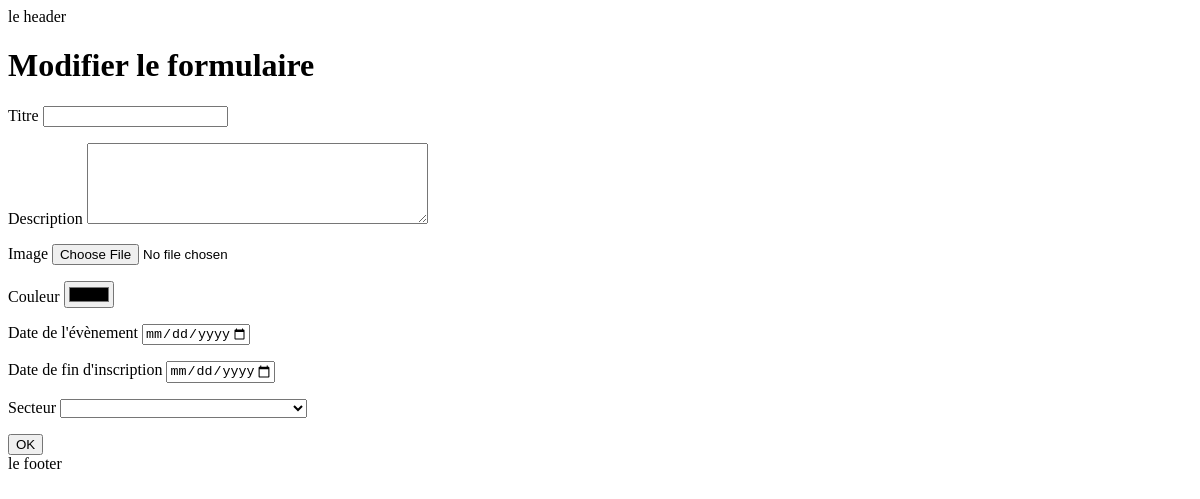
/GestionFormulaire/modifierFormulaire.php?id=1, run on an earlier commit of the app's database.
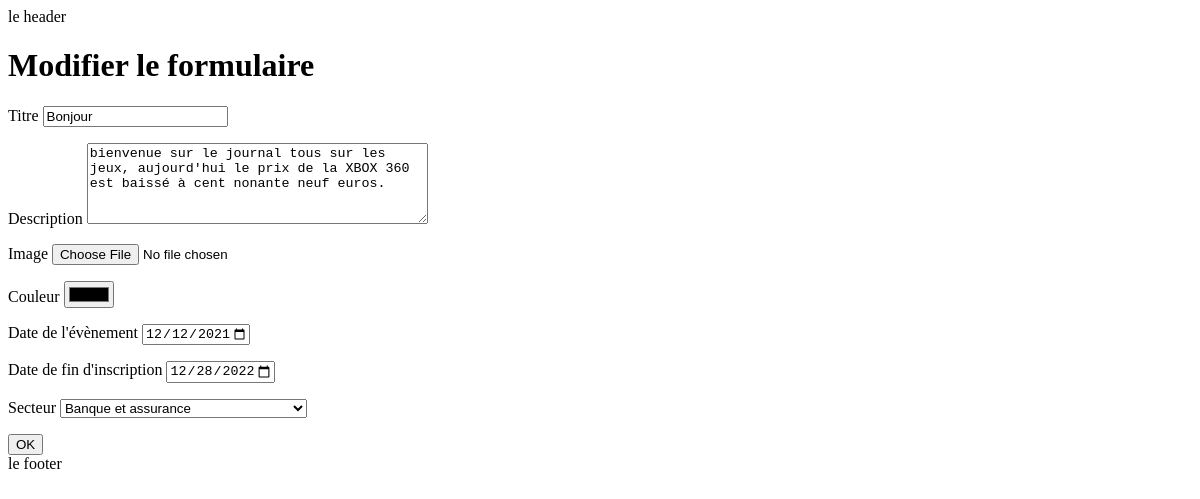
And on a later commit of the database.
### tables this page shows
CREATE TABLE `formulaires` (
  `id` int(11) UNSIGNED NOT NULL,
  `titre` varchar(100) NOT NULL,
  `description` text NOT NULL,
  `imgsrc` varchar(255) NOT NULL,
  `couleur` varchar(6) NOT NULL,
  `date_evenement` date NOT NULL,
  `date_fin` date NOT NULL
);

CREATE TABLE `secteur` (
  `id` int(11) UNSIGNED NOT NULL,
  `nom` varchar(100) NOT NULL
);

### GestionFormulaire/modifierFormulaire.php (the view, shortened to what this page needs)
<?php
include "../header.php";
$id = filter_input(INPUT_GET, "id");
$pdo = new PDO("mysql:host=" . Config::SERVEUR . "; dbname=" . Config::BDO,
    Config::UTILISATEUR, Config::MOTDEPASSE);
$requete = $pdo->prepare("select formulaires.*,secteur.nom from formulaires join secteursparformulaires on formulaires.id = secteursparformulaires.id_formulaires join secteur on secteursparformulaires.id_secteurs = secteur.id where formulaires.id=:id");
$requete->bindParam(":id", $id);
$requete->execute();
$lignes = $requete->fetchAll();
$formulaire = $lignes[0];
?>
    <div class="container">
        <h1>Modifier le formulaire</h1>
        <form action="actions/updateFormulaire.php" method="post">
            <p>
                <label for="titre">Titre</label>
                <input type="text" name="titre" id="titre" class="form-control" value="<?php echo $formulaire["titre"] ?>">
            </p>
            <p>
                <label for="description" class="required">Description</label>
                <textarea name="description" id="desciption" rows="5" cols="40" class="form-control"><?php echo $formulaire["description"] ?></textarea>
            </p>
            <p>
                <label for="img">Image</label>
                <input type="file" id="img" name="img" accept="image/png, image/jpeg, image/jpg, image/svg" >
            </p>
            <p>
                <label for="couleur">Couleur</label>
                <input type="color" name="couleur" id="couleur" class="form-control" value="<?php echo $formulaire["couleur"] ?>">
            </p>
            <p>
                <label for="date_e">Date de l'évènement</label>
                <input type="date" id="date_e" name="date_e" value="<?php echo $formulaire["date_evenement"] ?>" min="2018-01-01" max="2100-12-31">
            </p>
            <p>
                <label for="date_f">Date de fin d'inscription</label>
                <input type="date" id="date_f" name="date_f" value="<?php echo $formulaire["date_fin"] ?>" min="2018-01-01" max="2100-12-31">
            </p>
            <?php
            $requete = $pdo->prepare("select * from secteur");
            $requete->execute();
            $lignes = $requete->fetchAll();
            ?>
            <p>
                <label for="secteur">Secteur</label>
                <select name="secteur" id="secteur" form="">
                    <option value="<?php echo $formulaire["nom"] ?>"><?php echo $formulaire["nom"] ?></option>
                    <?php
                    foreach ($lignes as $l) {
                    ?>
                    <option value="<?php echo $l["nom"] ?>"><?php echo $l["nom"] ?></option>
                    <?php
                    }
                    ?>
                </select>
            </p>
            <input type="submit" value="OK" class="">
        </form>
    </div>
<?php
include "../footer.php"
?>

What changed in the data, as far as the page shows it:
now on this page (row edited): formulaires: titre "Bonjour", description "bienvenue sur le journal tous sur les jeux, aujourd'hui le prix de la XBOX 360 est baissé à cent nonante neuf euros.", couleur "#000000", date_e "12/12/2021", date_f "12/28/2022", secteur "Banque et assurance"
Also different on the page:
form field couleur: "#000000" → (not shown)
